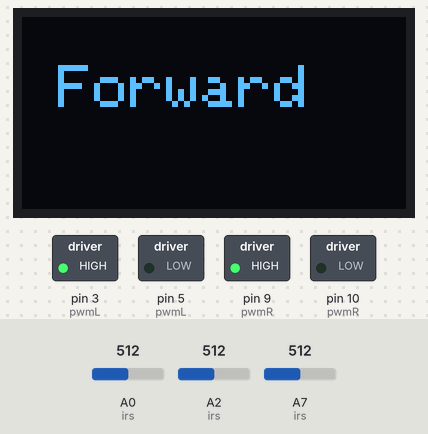
Recording of a sketch running on a simulated Arduino Nano, built with avr-gcc and run on an emulated ATmega328P. Shown: 128×64 one-colour display, switched loads named in the sketch (green lamp = pin HIGH). The inputs (shaded band) are chosen by the test bench; at power-on: A0 (irs) = 512, A2 (irs) = 512, A7 (irs) = 512. The display library's start-up logo is not drawn.

Above: at 5.2 s.
Timing chart, 0 to 6.7 s (numbered marks = the images above):
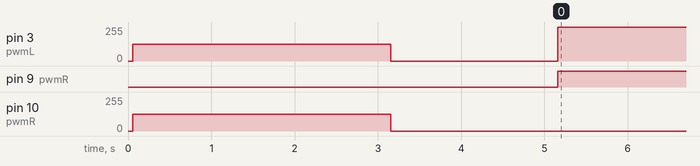

Measured:
- by itself, pin 3 (pwmL): 127/255 → 0/255 at 3.2 s, → 255/255 2.0 s later
- by itself, pin 9 (pwmR): LOW → HIGH at 5.2 s

The sketch:

activity_8_follow_black.ino
```cpp
#include <Wire.h>
#include "Adafruit_GFX.h"
#include "Adafruit_SSD1306.h"
#define SCREEN_WIDTH 128 // OLED display width, in pixels
#define SCREEN_HEIGHT 64 // OLED display height, in pixels

//Declaration for an SSD1 display connected to I2C (SDA, SCL pins)
#define OLED_RESET -1 // Reset pin # (or -1 is sharing Arduino reset pin)
Adafruit_SSD1306 display(SCREEN_WIDTH, SCREEN_HEIGHT, &Wire, OLED_RESET);

int ir1 = A0, ir3 = A2, ir5 = A7;
int pwmL1 = 3, pwmL2 = 5, pwmR1 = 9, pwmR2 = 10;

//the 0th element is forward/clockwise direction
//the 1st element is backward/anticlockwise direction
int pwmL[] = {pwmL1, pwmL2};
int pwmR[] = {pwmR1, pwmR2};

//auto-callibration vars
//they map to the IRs array, one-to-one
int irs[] = {ir1, ir3, ir5};
int irmins[] = {1023, 1023, 1023};
int irmaxs[] = {0, 0, 0};
int iravgs[] = {0, 0, 0};
int states[] = {0, 0, 0};

void setup(){
  for(int i=0; i<2; i++){
    pinMode(pwmL[i], OUTPUT); digitalWrite(pwmL[i], LOW);
    pinMode(pwmR[i], OUTPUT); digitalWrite(pwmR[i], LOW);
  }

  for(int i=0; i<3; i++){
    pinMode(irs[i], INPUT);
  }

  if (!display.begin(SSD1306_SWITCHCAPVCC, 0x3C)) {
    Serial.println(F("SSD1306 allocation failed"));
    for(;;); //Don't proceed, loop forever
  }
  display.display();

  callibrateSensors();
  delay(2000);
}

void loop(){
  for(int i=0; i<3; i++){
    states[i] = analogRead(irs[i]);
  }

  /*ascii drawing of stembot's sensors:

   |   IR5   |   IR3   |   IR1   |
   | irs[2]  | irs[1]  | irs[0]  |
   |_____________________________|

   ***REMEMBER: larger value == Black***
  */

  //if line is on the left side
  if((states[2] > iravgs[2]) && (states[1] < iravgs[1])){
    turnLeft(50, 50);

    oledDisplay(2,0,0);
    display.println("   ");
    display.println("  Left  ");
    display.println("   ");
    display.display();
  }
  //if line is on the right side
  else if((states[0] > iravgs[0]) && (states[1] < iravgs[1])){
    turnRight(50, 50);

    oledDisplay(2,0,0);
    display.println("   ");
    display.println(" Right ");
    display.println("   ");
    display.display();
  }
  //if encounter right junction
  else if((states[0] > iravgs[0]) && (states[1] > iravgs[1])){
    goForward(100, 100);
    delay(10);
    turnRight(50, 50);
    delay(200);

    oledDisplay(2,0,0);
    display.println(" 90 ");
    display.println(" Right ");
    display.println("   ");
    display.display();
  }
  //if encounter left junction
  else if((states[2] > iravgs[2]) && (states[1] > iravgs[1])){
    goForward(100, 100);
    delay(10);
    turnLeft(50, 50);
    delay(200);

    oledDisplay(2,0,0);
    display.println(" 90 ");
    display.println("  Left  ");
    display.println("   ");
    display.display();
  }
  //if no black are detected
  else{
    goForward(100, 100);

    oledDisplay(2,0,0);
    display.println("   ");
    display.println(" Forward ");
    display.println("   ");
    display.display();
  }
}


void oledDisplay(int8_t textSize, int8_t x, int8_t y) {
  display.clearDisplay();
  display.setTextSize(textSize);
  display.setTextColor(WHITE);
  display.setCursor(x,y);
}

void callibrateSensors(){
  //keep turning right to sample more areas
  turnRight(50, 50);

  //callibrate 300 times for accuracy
  for(int i=0; i<300; i++){

    //callibrate each sensor
    for(int j=0; j<3; j++){
      //get the reading from the current IR
      states[j] = analogRead(irs[j]);

      //we want (irmax = black) and (irmin = white)
      //is it now on a light or dark line?
      if(irmins[j] > states[j]){
        //if on white, set the minimum to current reading
        irmins[j] = states[j];
      } else{
        //if on black, set the maximum to current reading
        irmaxs[j] = states[j];
      }
      //robot keep turning right, increase accuracy
    }
    delay(10);
  }
  goForward(0, 0); //stop turning
  //calculate avgs
  for(int k=0; k<3; k++){
    iravgs[k] = (irmins[k] + irmaxs[k])/2;
  }
}


/*------ all the inputted speeds must be in percentages ------*/

void goForward(float speed1, float speed2){
  float convertedSpeed1 = speed1/100*255;
  float convertedSpeed2 = speed2/100*255;

  //stop anticlockwise / backwards motion
  digitalWrite(pwmL[1], 0); digitalWrite(pwmR[1], 0);
  //turn both motors clockwise / go forward
  analogWrite(pwmL[0], (int)convertedSpeed1);
  analogWrite(pwmR[0], (int)convertedSpeed2);
}

void goBackward(float speed1, float speed2){
  float convertedSpeed1 = speed1/100*255;
  float convertedSpeed2 = speed2/100*255;

  //stop clockwise / forwards motion
  digitalWrite(pwmL[0], 0); digitalWrite(pwmR[0], 0);
  //turn both motors anticlockwise / go backward
  analogWrite(pwmL[1], (int)convertedSpeed1);
  analogWrite(pwmR[1], (int)convertedSpeed2);
}

void turnLeft(float speed1, float speed2){
  float convertedSpeed1 = speed1/100*255;
  float convertedSpeed2 = speed2/100*255;

  //initialize motors before turning
  digitalWrite(pwmL[0], 0); digitalWrite(pwmR[1], 0);
  //to turn left,
  analogWrite(pwmL[1], (int)convertedSpeed1); //left motor goes anticlockwise
  analogWrite(pwmR[0], (int)convertedSpeed2); //right motor goes clockwise
}

void turnRight(float speed1, float speed2){
  float convertedSpeed1 = speed1/100*255;
  float convertedSpeed2 = speed2/100*255;

  //initialize motors before turning
  digitalWrite(pwmL[1], 0); digitalWrite(pwmR[0], 0);
  //to turn right,
  analogWrite(pwmL[0], (int)convertedSpeed1); //left motor goes clockwise
  analogWrite(pwmR[1], (int)convertedSpeed2); //right motor goes anticlockwise
}
```
